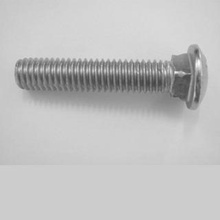
%> input picture Lista 4/Imagens/parafuso2.jpg, 220 x 220 px, shrunk from 320 x 320 before the run
$ octave exercicio_3.m   (GNU Octave 9; MATLAB toolbox functions it lacks are replaced by stand-ins)
%> lines starting %> are read from the running program, lines starting %| are printed output that depends on the picture
% ==========================================================
% LISTA 4 - EXERCÍCIO 3
% Objetivo: Comparar filtragem espacial (convolução) vs frequência (FFT)
% ==========================================================
clear; clc; close all;


%Questão 3: O Duelo de Domínios (Espacial vs. Frequência)

%Nesta questão, o objetivo é provar o Teorema da Convolução: filtrar uma imagem com uma máscara de média no espaço é o mesmo que multiplicá-las na frequência.

    %No Domínio Espacial: Utilizamos a convolução clássica. O computador desliza a máscara de 5×5 sobre cada pixel. É simples, mas "caro" computacionalmente se a máscara for muito grande.

    %No Domínio da Frequência:

        %O Segredo do Zero Padding: Para o resultado ser idêntico, precisamos aumentar a imagem e a máscara (preencher com zeros) até o tamanho (M+k−1). Isso evita a convolução circular, impedindo que as bordas da imagem "vazem" umas para as outras.

        %A Operação: Calculamos a fft2 de ambos e multiplicamos ponto a ponto (.*).

    %Veredito de Tempo (tic/toc): Para máscaras pequenas (5×5), o domínio espacial costuma ser rápido. Mas, à medida que a máscara cresce, o domínio da frequência torna-se imbatível, pois a complexidade da multiplicação não muda com o tamanho do filtro.


% Carregar pacote de imagem no Octave
if (exist('OCTAVE_VERSION', 'builtin') ~= 0)
    pkg load image;
end

% 1. LEITURA E PRE-PROCESSAMENTO
try
    im_orig = imread('Imagens/parafuso2.jpg');
%> im_orig is the input picture: size 220x220 uint8; min 67, max 249, mean 191.5
catch
    im_orig = imread('Lista 4/Imagens/parafuso2.jpg');
end

% Garantir que é escala de cinza e double
if size(im_orig, 3) == 3
    im_in = double(rgb2gray(im_orig));
else
    im_in = double(im_orig);
end

% Definição da máscara de média 5x5
mascara = ones(5, 5) / 25;

% ==========================================================
% ABORDAGEM 1: DOMÍNIO ESPACIAL (Convolução Manual para mostrar lentidão)
% ==========================================================
disp('Iniciando filtragem no domínio espacial...');
tic;

[linhas_img, colunas_img] = size(im_in);
%> linhas_img = 220; colunas_img = 220
im_espacial = zeros(linhas_img, colunas_img);
[linhas_mask, colunas_mask] = size(mascara);
raio_y = floor(linhas_mask / 2);
raio_x = floor(colunas_mask / 2);

% Implementação via laços (loops) para evidenciar a complexidade O(N^2 * M^2)
for i = 1:linhas_img
    for j = 1:colunas_img
        soma = 0;
        for m = 1:linhas_mask
            for n = 1:colunas_mask
                li = i + (m - 1) - raio_y;
                co = j + (n - 1) - raio_x;

                % Condição de fronteira nula (Zero Padding implícito)
                if li >= 1 && li <= linhas_img && co >= 1 && co <= colunas_img
                    soma = soma + (im_in(li, co) * mascara(m, n));
                end
            end
        end
        im_espacial(i, j) = soma;
    end
end
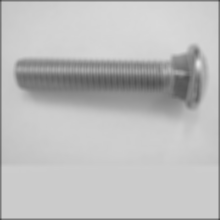
%> im_espacial: size 220x220 double; min 70.72, max 228.4, mean 189.3

t_espacial = toc;
fprintf('Via convolução:\nElapsed time is %f seconds.\n', t_espacial);

% ==========================================================
% ABORDAGEM 2: DOMÍNIO DA FREQUÊNCIA (FFT)
% ==========================================================
disp('Iniciando filtragem no domínio da frequência...');
tic;

[H, W] = size(im_in);
%> H = 220; W = 220
[h, w] = size(mascara);

% Para convolução linear via FFT, precisamos de padding (H+h-1, W+w-1)
P = H + h - 1;
%> P = 224
Q = W + w - 1;
%> Q = 224

% FFT da imagem e da máscara com padding
I_fft = fft2(im_in, P, Q);
H_fft = fft2(mascara, P, Q);

% Multiplicação ponto a ponto (convolução no espaço = multiplicação na frequência)
R_fft = I_fft .* H_fft;

% Inversa e extração da parte real
im_freq = real(ifft2(R_fft));
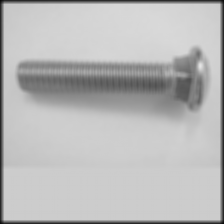
%> im_freq: size 224x224 double; min 7.92, max 228.4, mean 184.7

% Crop para retornar ao tamanho original ('same')
% O deslocamento para centralizar depende do raio da máscara
im_freq = im_freq(1+raio_y:H+raio_y, 1+raio_x:W+raio_x);
%> im_freq: size 220x220 double

t_freq = toc;
fprintf('Via fft:\nElapsed time is %f seconds.\n', t_freq);

% ==========================================================
% EXIBIÇÃO E COMPARAÇÃO
% ==========================================================
figure('Name', 'Exercício 3 - Espacial vs Frequência', 'NumberTitle', 'off');

subplot(1, 3, 1);
imshow(uint8(im_in));
title('Original');

subplot(1, 3, 2);
imshow(uint8(im_espacial));
title(['Espacial (', num2str(t_espacial, '%.2f'), 's)']);

subplot(1, 3, 3);
imshow(uint8(im_freq));
title(['Frequência (', num2str(t_freq, '%.4f'), 's)']);

% Verificação de erro entre as duas
erro = max(max(abs(im_espacial - im_freq)));
%> erro = 2.56e-13
fprintf('Diferença máxima entre os métodos: %e\n', erro);
%| Diferença máxima entre os métodos: 2.557954e-13

pause;
